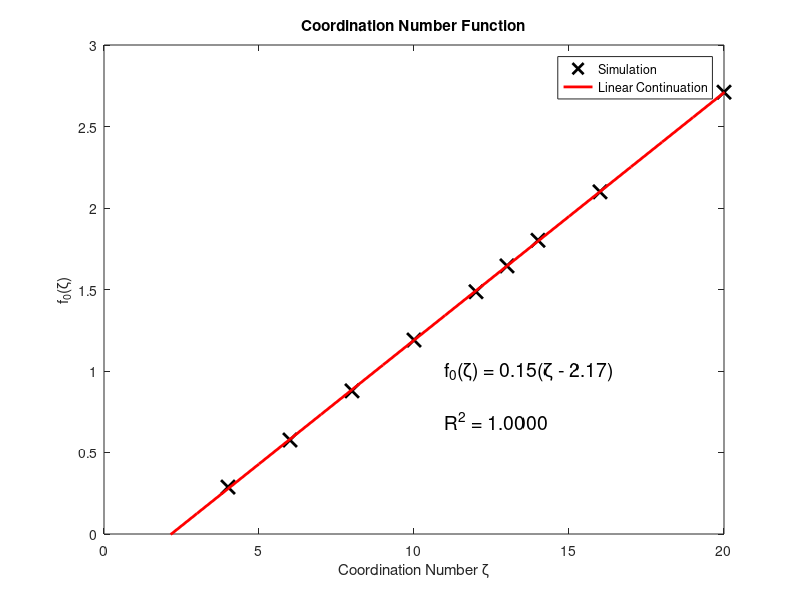

Reproduce this figure in MATLAB.
clear;clc;
rp = 100e-9;
x = [4,6,8,10,12,13,14,16,20];
l = [402.1087, 429.5096, 458.2806, 485.6815, 514.4525, 528.1529, 541.8534, 569.2543, 621.3161] * 1e-9;
r = [40.4, 40.1, 39.7, 39.4, 39.2, 39.1, 38.9, 38.7, 38.4] * 1e-9;
k = [5.0519E-18, 8.3021E-18, 1.0335E-17, 1.1778E-17, 1.2549E-17, 1.2907E-17, 1.3031E-17, 1.3244E-17, 1.3523E-17];
c = (l ./ (l-2*rp) + l ./ (sqrt(2)*l-2*rp) * 4 + l ./ (sqrt(3)*l-2*rp) * 4) / 9;
k0 = (r .^ 4) ./ (l .^ 2) .* c;
y = k ./ k0;
cla;
plot(x, y, 'kx', 'MarkerSize', 10, 'Linewidth', 2);
hold on;
p = polyfit(x, y, 1);
x3 = 0:26;
y3 = polyval(p, x3);
corr = corrcoef(x3, y3);
plot(x3, y3, 'r', 'Linewidth', 2);
axis([0, 20, 0, 3]);
title('Coordination Number Function');
xlabel('Coordination Number \zeta');
ylabel('f_0(\zeta)');
text(11, 1, ['f_0(\zeta) = ', num2str(p(1), '%.2f'), '(\zeta - ', num2str(-p(2)/p(1), '%.2f'), ')'], 'Fontsize', 14);
text(11, 0.7, ['R^2 = ', num2str(corr(1, 2), '%.4f')], 'Fontsize', 14);
legend('Simulation', 'Linear Continuation');